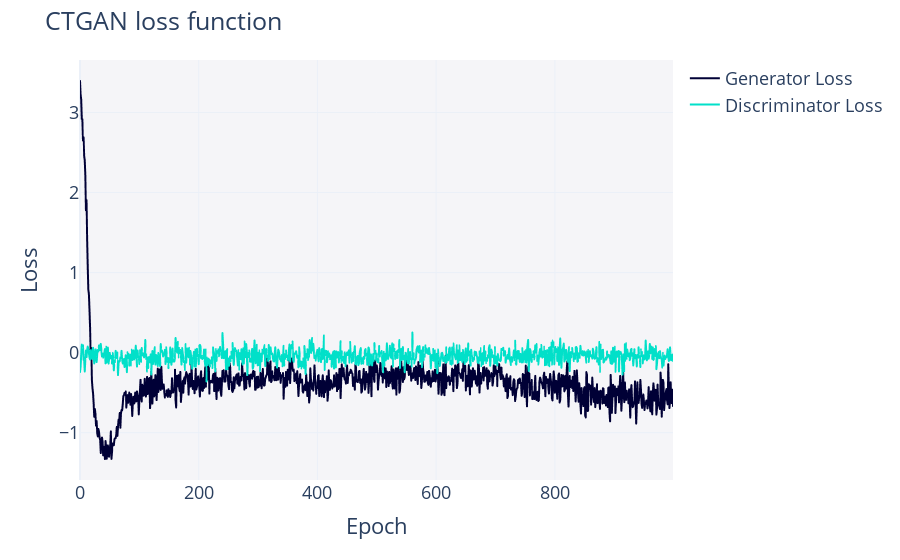

The cell this chart's notebook holds for it:
### Code cell
df_sdv = df.copy()
metadata = Metadata.load_from_json(filepath='../data/Metadata.json')
synthesizer = CTGANSynthesizer(metadata, epochs=300, verbose=True)
synthesizer.fit(df_sdv)

### Figure 1 — Plotly figure (JSON) as saved in the notebook; plotly's stock layout.template omitted (floating-point values rounded to 4 significant figures; data arrays with more than 128 entries replaced by an {"elided": "..."} marker saying what was removed)
{"data": [{"hovertemplate": "variable=Generator Loss<br>Epoch=%{x}<br>value=%{y}<extra></extra>", "legendgroup": "Generator Loss", "line": {"color": "#000036", "dash": "solid"}, "marker": {"symbol": "circle"}, "mode": "lines", "name": "Generator Loss", "showlegend": true, "x": {"elided": "1000 int values"}, "xaxis": "x", "y": {"elided": "1000 float values"}, "yaxis": "y", "type": "scattergl"}, {"hovertemplate": "variable=Discriminator Loss<br>Epoch=%{x}<br>value=%{y}<extra></extra>", "legendgroup": "Discriminator Loss", "line": {"color": "#01E0C9", "dash": "solid"}, "marker": {"symbol": "circle"}, "mode": "lines", "name": "Discriminator Loss", "showlegend": true, "x": {"elided": "1000 int values"}, "xaxis": "x", "y": {"elided": "1000 float values"}, "yaxis": "y", "type": "scattergl"}], "layout": {"xaxis": {"anchor": "y", "domain": [0.0, 1.0], "title": {"text": "Epoch"}}, "yaxis": {"anchor": "x", "domain": [0.0, 1.0], "title": {"text": "Loss"}}, "legend": {"title": {"text": ""}, "tracegroupgap": 0, "orientation": "v"}, "margin": {"t": 60}, "font": {"size": 18}, "plot_bgcolor": "#F5F5F8", "title": {"text": "CTGAN loss function"}}}
